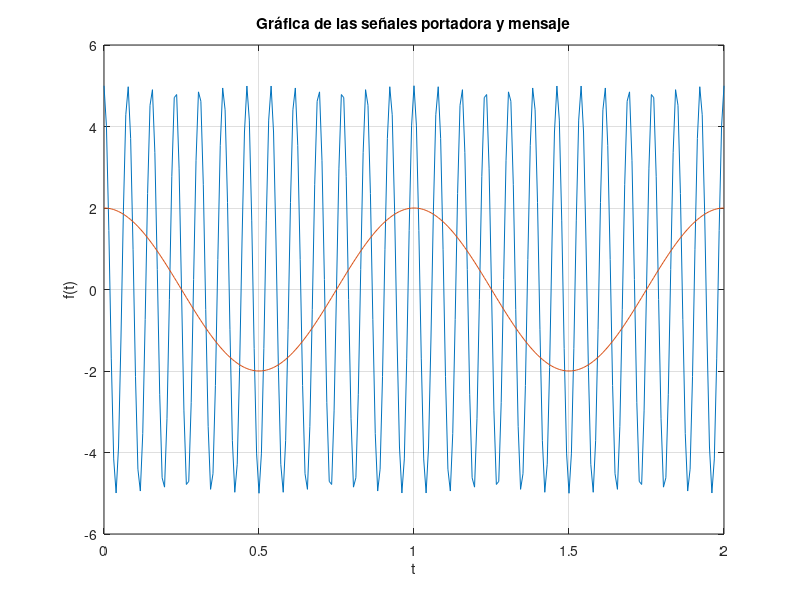

MATLAB code for this plot:
%{
** ######################################################################################################
**      Archivo: 03 - 01 - SenhalesQueIntervienen.m
**      SO: Windows 11
**      Herramienta: Visual Studio Code
**                   MATLAB R2023a
**
**      Notas:
**          En esta parte de la practica se realizara presentación de las dos señales que intervienen en
**          la modulación.
** ######################################################################################################
%}

clear all
clf                                     % Elimina las figuras
clc

% MAIN PROGRAM
Fs = 128;                               % Declaramos las cntes
T = 1 / Fs;
A = 5;
fport = 13;
Amen = 2;
fmen = 1;

t = 0 : T : 2;                          % Definimos el intervalo

Sport = A * cos(2 * pi* fport * t);     % Declaramos las funciónes
Smen = Amen * cos(2 * pi * fmen * t);

plot(t, Sport)                          % Graficamos las funciones
hold on
plot(t, Smen)
hold off
title('Gráfica de las señales portadora y mensaje')
ylabel('f(t)')
xlabel('t')
grid on